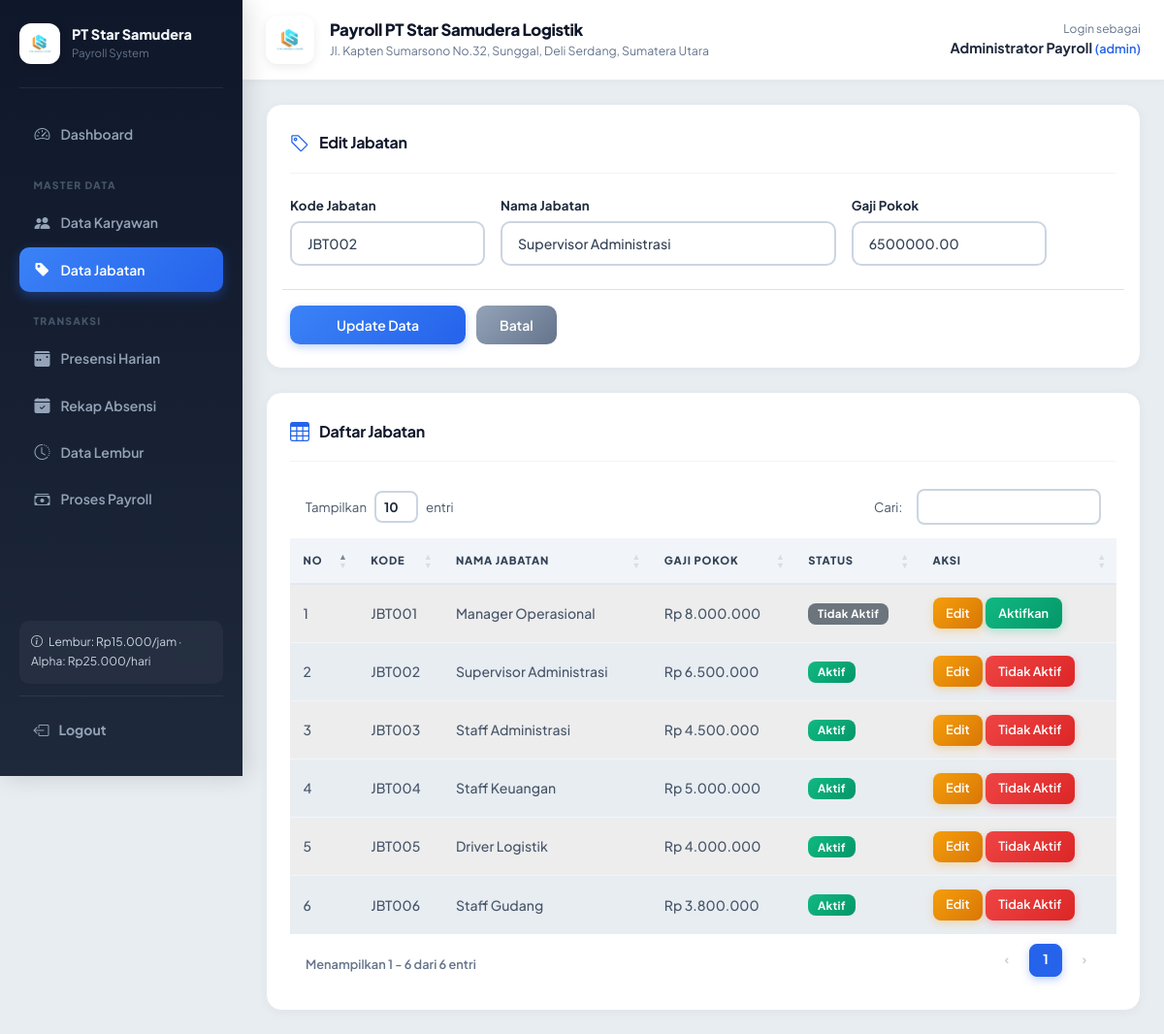
Page /master/jabatan.php?edit=2 (signed in) on the committed database.
### tables this page shows
CREATE TABLE `jabatan` (
  `id_jabatan` int(11) NOT NULL AUTO_INCREMENT,
  `kode_jabatan` varchar(20) NOT NULL,
  `nama_jabatan` varchar(100) NOT NULL,
  `gaji_pokok` decimal(12,2) NOT NULL,
  `status_jabatan` enum('Aktif','Tidak Aktif') NOT NULL DEFAULT 'Aktif',
  PRIMARY KEY (`id_jabatan`),
  UNIQUE KEY `kode_jabatan` (`kode_jabatan`)
);

### helpers/functions.php (called while the page is built, shortened)
<?php
function base_path(): string
{
    $docRoot = str_replace('\\', '/', $_SERVER['DOCUMENT_ROOT']);
    $projRoot = str_replace('\\', '/', dirname(__DIR__));
    if (strpos($projRoot, $docRoot) === 0) {
        $path = substr($projRoot, strlen($docRoot));
        return $path === '/' ? '' : $path;
    }
    return '';
}
function url(string $path = ''): string
{
    $base = rtrim(base_path(), '/');
    $path = ltrim($path, '/');
    return $path === '' ? ($base ?: '/') : $base . '/' . $path;
}
function e($value): string
{
    return htmlspecialchars((string)$value, ENT_QUOTES, 'UTF-8');
}
function rupiah($value): string
{
    return 'Rp ' . number_format((float)$value, 0, ',', '.');
}

### master/jabatan.php (the view, shortened to what this page needs)
<?php
require_once __DIR__ . '/../layout/header.php';
$edit = null;
if (isset($_GET['edit'])) {
    $id = (int)$_GET['edit'];
    $result = mysqli_query($conn, "SELECT * FROM jabatan WHERE id_jabatan=$id LIMIT 1");
    $edit = $result ? mysqli_fetch_assoc($result) : null;
}
$data = mysqli_query($conn, 'SELECT * FROM jabatan ORDER BY id_jabatan');
?>
<div class="card p-4 mb-4">
<div class="section-header">
  <i class="bi bi-tag"></i>
  <h2 class="h5"><?= $edit ? 'Edit Jabatan' : 'Tambah Jabatan' ?></h2>
</div>
<form method="post" class="row g-3">
<div class="col-md-3"><label class="form-label">Kode Jabatan</label><input class="form-control" value="<?= e($edit['kode_jabatan'] ?? 'Dibuat otomatis') ?>" readonly></div>
<div class="col-md-5"><label class="form-label">Nama Jabatan</label><input name="nama_jabatan" class="form-control" value="<?= e($edit['nama_jabatan'] ?? '') ?>" required></div>
<div class="col-md-3"><label class="form-label">Gaji Pokok</label><input type="number" min="1" name="gaji_pokok" class="form-control" value="<?= e($edit['gaji_pokok'] ?? '') ?>" required></div>
<div class="col-12 mt-4 pt-3 border-top"><button class="btn btn-primary px-5"><?= $edit ? 'Update Data' : 'Simpan Data' ?></button> <?php if ($edit): ?><a href="<?= url('master/jabatan.php') ?>" class="btn btn-secondary px-4 ms-2">Batal</a><?php endif; ?></div>
</form></div>
<div class="card p-4">
<div class="section-header">
  <i class="bi bi-table"></i>
  <h2 class="h5">Daftar Jabatan</h2>
</div>
<div class="table-responsive"><table class="table table-striped dt-table" style="width:100%"><thead><tr><th>No</th><th>Kode</th><th>Nama Jabatan</th><th>Gaji Pokok</th><th>Status</th><th>Aksi</th></tr></thead><tbody>
<?php $no=1; if ($data): while ($row=mysqli_fetch_assoc($data)): $status = $row['status_jabatan'] ?? 'Aktif'; $newStatus = $status === 'Aktif' ? 'Tidak Aktif' : 'Aktif'; ?><tr><td><?= $no++ ?></td><td><?= e($row['kode_jabatan']) ?></td><td><?= e($row['nama_jabatan']) ?></td><td><?= rupiah($row['gaji_pokok']) ?></td><td><span class="badge <?= $status === 'Aktif' ? 'bg-success' : 'bg-secondary' ?>"><?= e($status) ?></span></td><td><a class="btn btn-sm btn-warning" href="?edit=<?= $row['id_jabatan'] ?>">Edit</a> <button type="button" class="btn btn-sm <?= $status === 'Aktif' ? 'btn-danger' : 'btn-success' ?>" onclick="toggleStatusJabatan(<?= $row['id_jabatan'] ?>, <?= htmlspecialchars(json_encode($newStatus), ENT_QUOTES, 'UTF-8') ?>, <?= htmlspecialchars(json_encode($row['nama_jabatan']), ENT_QUOTES, 'UTF-8') ?>)"><?= $status === 'Aktif' ? 'Tidak Aktif' : 'Aktifkan' ?></button></td></tr><?php endwhile; endif; ?>
</tbody></table></div></div>
<?php require_once __DIR__ . '/../layout/footer.php'; ?>

### assets/css/style.css (style rules this page uses)
:root { --primary: #2563eb; --primary-dark: #1d4ed8; --primary-light: #dbeafe; --sidebar-bg-start: #0f172a; --sidebar-bg-end: #1e293b; --sidebar-width: 250px; --bg: #e8edf2; --card-bg: #ffffff; --text-main: #1e293b; --text-muted: #64748b; --border-color: #cbd5e1; --topbar-height: 80px; }
:root { --bs-primary: #2563eb; --bs-primary-rgb: 37,99,235; --bs-success: #10b981; --bs-success-rgb: 16,185,129; --bs-warning: #f59e0b; --bs-warning-rgb: 245,158,11; --bs-danger: #ef4444; --bs-danger-rgb: 239,68,68; --bs-dark: #1e293b; --bs-dark-rgb: 30,41,59; --bs-body-bg: #e8edf2; --bs-body-color: #334155; --bs-font-sans-serif: 'Plus Jakarta Sans', sans-serif; }
*, *::before, *::after { box-sizing: border-box; }
body { background: var(--bg); color: var(--text-main); font-family: var(--bs-font-sans-serif); -webkit-font-smoothing: antialiased; }
h1, h2, h3, h4, h5, h6 { font-weight: 700; letter-spacing: -0.02em; color: #0f172a; }
.card, .form-card, .content-card, .stat-card, .print-card { background: var(--card-bg); border: 1px solid #e2e8f0; border-radius: 16px; box-shadow: 0 2px 10px rgba(0,0,0,0.04); transition: transform 0.25s ease, box-shadow 0.25s ease; overflow: hidden; }
.bg-success { background: linear-gradient(135deg, #10b981 0%, #059669 100%) !important; color: #fff !important; }
.section-header { display: flex; align-items: center; gap: 10px; margin-bottom: 1.25rem; padding-bottom: 1rem; border-bottom: 1px solid #f1f5f9; }
.section-header i { font-size: 1.25rem; color: var(--primary); flex-shrink: 0; }
.section-header h2, .section-header .h5 { margin: 0; font-size: 1rem; font-weight: 700; color: #0f172a; }
.btn { font-weight: 600; font-size: 0.875rem; padding: 0.6rem 1.25rem; border-radius: 10px; border: none; transition: all 0.2s ease; white-space: nowrap; }
.btn-sm { padding: 0.4rem 0.85rem; font-size: 0.8rem; border-radius: 8px; }
.btn-primary { background: linear-gradient(135deg, #3b82f6 0%, #2563eb 100%) !important; color: #fff !important; box-shadow: 0 3px 8px rgba(37,99,235,0.28); }
.btn-secondary { background: linear-gradient(135deg, #94a3b8 0%, #64748b 100%) !important; color: #fff !important; }
.btn-success { background: linear-gradient(135deg, #10b981 0%, #059669 100%) !important; color: #fff !important; box-shadow: 0 3px 8px rgba(16,185,129,0.28); }
.btn-warning { background: linear-gradient(135deg, #f59e0b 0%, #d97706 100%) !important; color: #fff !important; box-shadow: 0 3px 8px rgba(245,158,11,0.28); }
.btn-danger { background: linear-gradient(135deg, #ef4444 0%, #dc2626 100%) !important; color: #fff !important; box-shadow: 0 3px 8px rgba(239,68,68,0.28); }
.form-control, .form-select { border-radius: 10px; padding: 0.65rem 1rem; border: 2px solid #cbd5e1; font-weight: 500; font-size: 0.88rem; background: #ffffff; color: #334155; transition: border-color 0.2s, box-shadow 0.2s; height: auto; }
.form-label { font-weight: 700; color: #1e293b; margin-bottom: 0.4rem; font-size: 0.83rem; letter-spacing: 0.01em; }
.table { margin-bottom: 0; width: 100% !important; }
.table thead th { background: #f1f5f9; vertical-align: middle; font-weight: 800; color: #334155; text-transform: uppercase; font-size: 0.7rem; letter-spacing: 0.07em; padding: 0.9rem 0.85rem; border-bottom: 2px solid #e2e8f0; white-space: nowrap; }
.table td { vertical-align: middle; padding: 0.85rem 0.85rem; color: #475569; border-bottom: 1px solid #f1f5f9; font-weight: 500; font-size: 0.875rem; white-space: nowrap; }
.table-responsive { border-radius: 12px; overflow: hidden; }
.table tbody tr:last-child td { border-bottom: none; }
.table-striped tbody tr:nth-of-type(odd) td { background-color: #fafafa; }
.badge { padding: 0.45em 0.85em; font-weight: 700; border-radius: 8px; font-size: 0.72rem; letter-spacing: 0.03em; }

### rows in the picture
jabatan: kode_jabatan "JBT002", nama_jabatan "Supervisor Administrasi", gaji_pokok "6500000.00", gaji_pokok "Rp 6.500.000", status_jabatan "Aktif", shows "Tidak Aktif"
jabatan: kode_jabatan "JBT001", nama_jabatan "Manager Operasional", gaji_pokok "Rp 8.000.000", status_jabatan "Tidak Aktif", shows "Aktifkan"
jabatan: kode_jabatan "JBT003", nama_jabatan "Staff Administrasi", gaji_pokok "Rp 4.500.000", status_jabatan "Aktif", shows "Tidak Aktif"
jabatan: kode_jabatan "JBT004", nama_jabatan "Staff Keuangan", gaji_pokok "Rp 5.000.000", status_jabatan "Aktif", shows "Tidak Aktif"
jabatan: kode_jabatan "JBT005", nama_jabatan "Driver Logistik", gaji_pokok "Rp 4.000.000", status_jabatan "Aktif", shows "Tidak Aktif"
jabatan: kode_jabatan "JBT006", nama_jabatan "Staff Gudang", gaji_pokok "Rp 3.800.000", status_jabatan "Aktif", shows "Tidak Aktif"

### other values in the picture
$label "Dashboard Data Karyawan Data Jabatan Presensi Harian Rekap Absensi Data Lembur Proses Payroll"
$label "MASTER DATA TRANSAKSI"
$_SESSION['nama'] "Administrator Payroll"
$_SESSION['role'] "admin"
